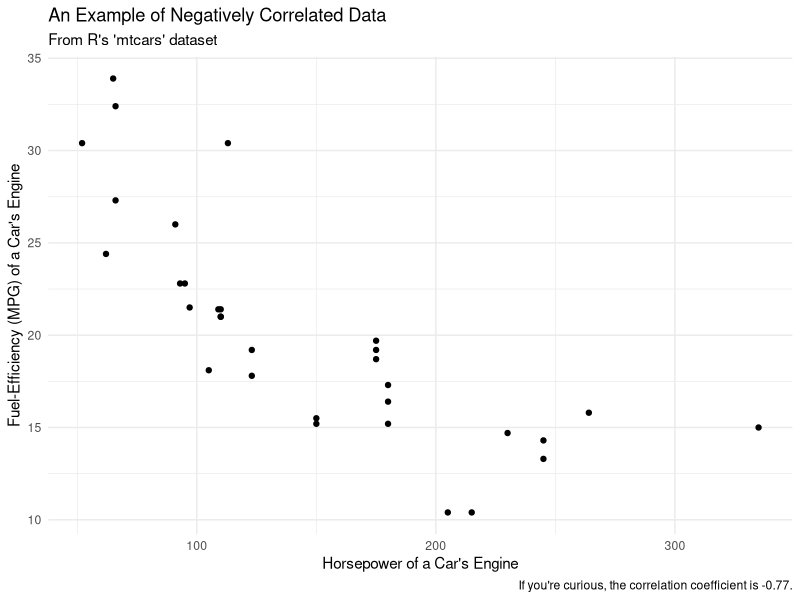

Write R code to recreate this figure.
## ---- chunk 1

library(tidyverse)

data(mtcars)

mtcars %>%
  ggplot(aes(x = hp, y = mpg)) +
  geom_point() +
  labs(title = "An Example of Negatively Correlated Data",
       subtitle = "From R's 'mtcars' dataset",
       caption = "If you're curious, the correlation coefficient is -0.77.") +
  xlab("Horsepower of a Car's Engine") +
  ylab("Fuel-Efficiency (MPG) of a Car's Engine") +
  theme_minimal()
